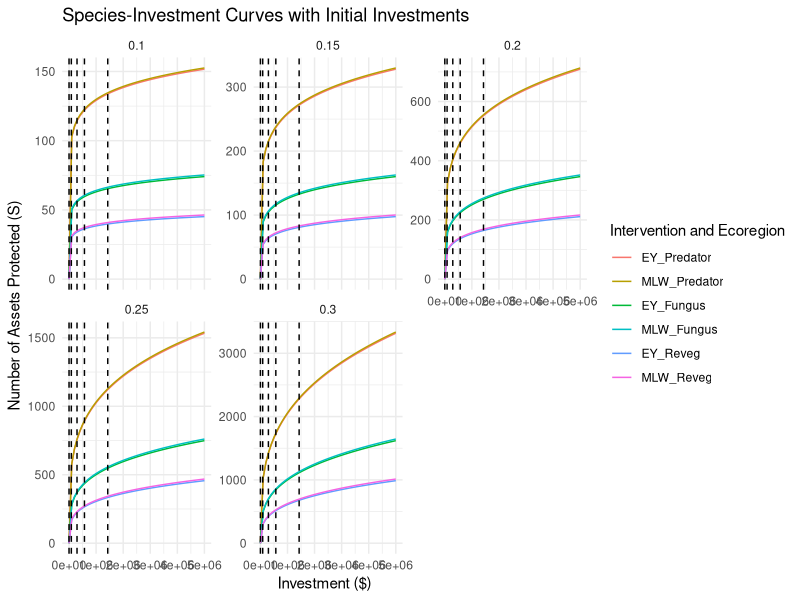

The R source for this figure:
library(tidyverse)

# Define the coefficients 'a' for each scenario
a_values <- c(EY_Predator = 32.43120750628193,
              MLW_Predator = 32.62049470962599,
              EY_Fungus = 15.83702934645285,
              MLW_Fungus = 16.089412284244926,
              EY_Reveg = 9.653647370546956,
              MLW_Reveg = 9.906030308339034)

# Initial investments for each scenario
initial_investments <- data.frame(
  Scenario = c("EY_Predator", "MLW_Predator", "EY_Fungus", "MLW_Fungus", "EY_Reveg", "MLW_Reveg"),
  Investment = c(569079, 1429750, 0, 0, 294944, 84668)
)

# Define the range of investments
investment_values <- seq(0, 5e6, by = 1e5)  # From $0 to $5 million in $100,000 steps

# Define the range of 'z' values
z_values <- seq(0.1, 0.3, by = 0.05)

# Create a dataframe for plotting
plot_data <- expand.grid(Investment = investment_values, 
                         Scenario = names(a_values), 
                         z = z_values) %>%
  mutate(S = a_values[Scenario] * Investment ^ z)

# Plotting
ggplot(plot_data, aes(x = Investment, y = S, color = Scenario, group = interaction(Scenario, z))) +
  geom_line() +
  geom_vline(data = initial_investments, aes(xintercept = Investment), linetype = "dashed") +
  facet_wrap(~ z, scales = "free_y") +
  labs(title = "Species-Investment Curves with Initial Investments",
       x = "Investment ($)",
       y = "Number of Assets Protected (S)",
       color = "Intervention and Ecoregion") +
  theme_minimal()

